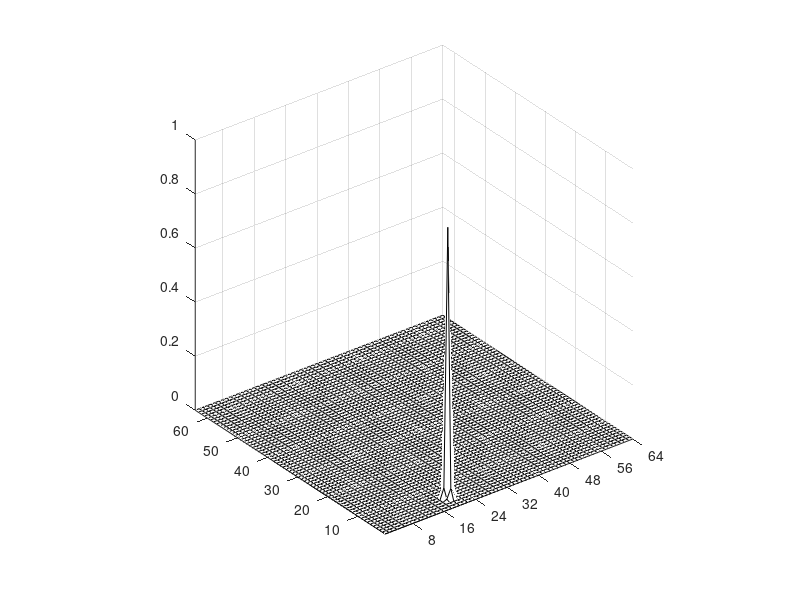

Here is the MATLAB script that generated this plot: (Note: this script raises an error after producing the figure.)
% PSF for checking incoherence


N = 64;                    % Size of a sunction
D = N/2;                    % to indicate origin at the center of the function
w = 3;                    % decay rate for exponential function
y = repmat(1:N,N,1);
x = y';
r = sqrt((20-x).^2+(5-y).^2);    % definition of radius

psf = (airy(w*(r)/2).^2)/pi;
psf = psf/max(psf(:));

figure;
set(gcf,'color','w');
mesh(x,y,psf,'EdgeColor','black')
%surf(x,y,psf,'FaceColor','interp','FaceLighting','gouraud')
axis tight
axis square
set(gca,'xtick',0:8:64)
ztickformat('%,.2f')
set(gca,'ytick',0:8:64)
set(gca,'ztick',-1:0.25:1)
zlim([-1,1])
xlim([0,64])
ylim([0,64])
axis off
export_fig('1.eps')


XFM = Wavelet('Daubechies',4,4);

W=XFM'*psf;
W=W./max(W(:));
figure;
set(gcf,'color','w');
mesh(x,y,W,'EdgeColor','black')
%surf(x,y,W,'FaceColor','interp','FaceLighting','gouraud')
axis tight
axis square
set(gca,'xtick',0:8:64)
ztickformat('%,.2f')
set(gca,'ytick',0:8:64)
set(gca,'ztick',-1:0.25:1)
zlim([-1,1])
xlim([0,64])
ylim([0,64])
axis off
export_fig('2.eps')



Q=fftshift(fftshift(fft2(W),1),2);
figure;
set(gcf,'color','w');
Q=Q./max(Q(:));
mesh(x,y,abs(Q),'EdgeColor','black')
%surf(x,y,real(Q),'FaceColor','interp','FaceLighting','gouraud')
axis tight
axis square
set(gca,'xtick',0:8:64)
ztickformat('%,.2f')
set(gca,'ytick',0:8:64)
set(gca,'ztick',-1:0.25:1)
zlim([-1,1])
xlim([0,64])
ylim([0,64])
axis off
export_fig('3.eps')




M = randi([0 1], 64,64);
temp=M+1;
temp(temp==2)=0;
C=repmat(temp,[1,1,2]);
C=cat(3,ones(size(M)),C);


figure;
set(gcf,'color','w');
Q=Q./max(Q(:));
surf(x,y,abs(Q),C,'EdgeColor','black')
%surf(x,y,real(Q),'FaceColor','interp','FaceLighting','gouraud')
axis tight
axis square
set(gca,'xtick',0:8:64)
ztickformat('%,.2f')
set(gca,'ytick',0:8:64)
set(gca,'ztick',-1:0.25:1)
zlim([-1,1])
xlim([0,64])
ylim([0,64])
axis off
export_fig('4.eps')





Q_us=Q.*M;
W_us=ifft2c(Q_us);
W_us=W_us./max(W_us(:));

figure;
set(gcf,'color','w');
mesh(x,y,real(flip(flip(W_us',1),2)),'EdgeColor','black')
axis tight
axis square
set(gca,'xtick',0:8:64)
ztickformat('%,.2f')
set(gca,'ytick',0:8:64)
set(gca,'ztick',-1:0.25:1)
zlim([-1,1])
xlim([0,64])
ylim([0,64])
axis off
export_fig('5.eps')


psf_us=XFM*W_us;
psf_us=psf_us./max(psf_us(:));
figure;
set(gcf,'color','w');
mesh(x,y,real(psf_us),'EdgeColor','black')
axis tight
axis square
set(gca,'xtick',0:8:64)
ztickformat('%,.2f')
set(gca,'ytick',0:8:64)
set(gca,'ztick',-1:0.25:1)
zlim([-1,1])
xlim([0,64])
ylim([0,64])
axis off
export_fig('6.eps')



